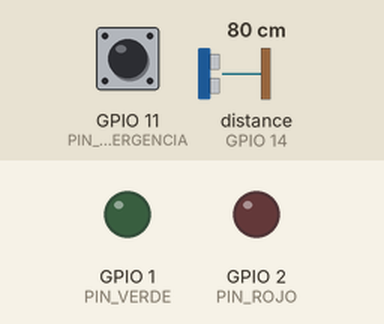
A sketch run on a simulated ESP32-S3. Parts: output pins drawn as LEDs (lit = HIGH). Wiring (inferred from the names in the program): ultrasonic range finder: trigger GPIO 13; echo GPIO 14. Dashed ring = blinking. The inputs (shaded band) are chosen by the test bench; at power-on: GPIO 11 (PIN_BOTON_EMERGENCIA) HIGH, distance to the obstacle (sensor on GPIO 14) 80 cm. The echo pulse lasts 58.3 µs per cm; WiFi joins after 1.5 s; servers stay silent unless stated; no MQTT or app messages arrive unless stated; pins used as bus, display or sensor lines are not drawn; what the sketch prints to the serial monitor is not drawn.

Above: at 2.7 s.
2.8 s: GPIO 11 (PIN_BOTON_EMERGENCIA) pulled LOW for 0.2 s
At 2.93 s:
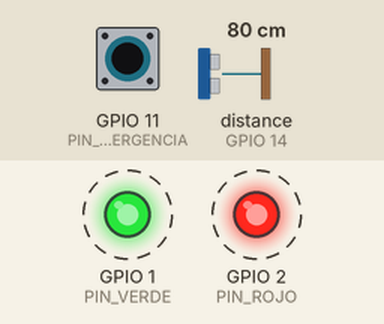
5.8 s: GPIO 11 (PIN_BOTON_EMERGENCIA) pulled LOW for 1 s
8.3 s: distance to the obstacle (sensor on GPIO 14) set to 12 cm
9.9 s: distance to the obstacle (sensor on GPIO 14) set to 9 cm
At 11.7 s:
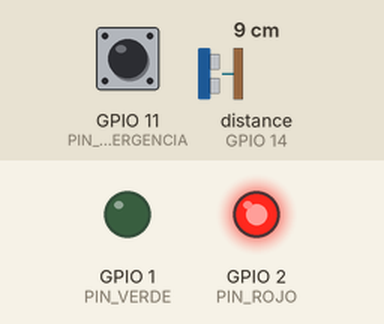
12.0 s: distance to the obstacle (sensor on GPIO 14) set to 18 cm
At 13.5 s:
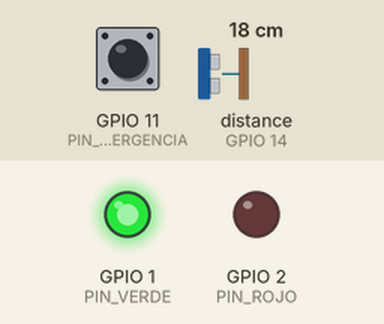
14.1 s: distance to the obstacle (sensor on GPIO 14) set to 2 cm
At 15.3 s:
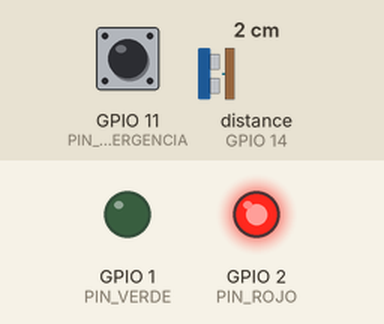
Timing chart, 0 to 17.1 s (numbered marks = the images above; inputs shaded):
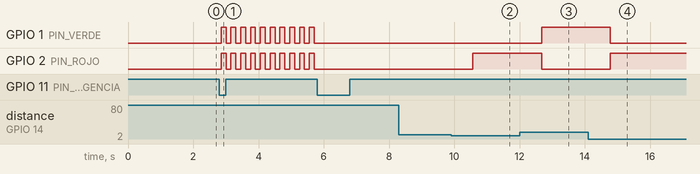

Measured:
- the behaviour switches between 11 and 10 cm on distance to the obstacle (sensor on GPIO 14) (found by bisection; images 1 and 2)
- after the input at 2.8 s, GPIO 1 (PIN_VERDE), GPIO 2 (PIN_ROJO): alternates HIGH for 0.15 s and LOW for 0.15 s, starting after 0.06 s
- after the input at 5.8 s, every drawn part: stays the same
- after the input at 8.3 s, every drawn part: stays the same
- after the input at 9.9 s, GPIO 2 (PIN_ROJO): LOW → HIGH after 0.67 s
- after the input at 12.0 s, GPIO 1 (PIN_VERDE): LOW → HIGH after 0.67 s; GPIO 2 (PIN_ROJO): HIGH → LOW after 0.67 s
- after the input at 14.1 s, GPIO 1 (PIN_VERDE): HIGH → LOW after 0.68 s; GPIO 2 (PIN_ROJO): LOW → HIGH after 0.68 s

The sketch:

Cajas.ino
```cpp
#include <Arduino.h>
#include <WiFi.h>
#include <PubSubClient.h>

#include "estructura_buffer.h"
#include "conexion_mqtt.h"

#define TRIGPIN 13
#define ECHOPIN 14
#define PIN_ROJO 2
#define PIN_VERDE 1
#define PIN_BOTON_EMERGENCIA 11

#define MAX_DISTANCE 700

#define TIEMPO_PAUSA_DE_TAREAS 3000

const float UMBRAL_CAJA = 10.0f; // en cm

static TaskHandle_t medir_sensor_handle = NULL;
static TaskHandle_t productor_handle = NULL;
static TaskHandle_t consumidor_handle = NULL;


portMUX_TYPE sensor_data_access = portMUX_INITIALIZER_UNLOCKED;

//variables globales
volatile float Distancia_leida_raw = 0.0f;
volatile float Distancia_extraida_buffer = 0.0f;

//isr variables
volatile bool Seta_ISR = false;
volatile bool Estado_ISR = false;


// variable de estado para MQTT
bool hay_caja_actualmente = false;

// prototipos de funciones y tareas
void IRAM_ATTR isr();
void conectarWIFI();
void conectarMQTT();
float getSonar();

static void Medir_Sensor_task(void * pvParameters);
static void Productor_task(void * pvParameters);
static void Consumidor_task(void * pvParameters);

void setup()
{
  Serial.begin(115200);

  pinMode(TRIGPIN, OUTPUT);
  pinMode(ECHOPIN, INPUT);
  pinMode(PIN_ROJO, OUTPUT);
  pinMode(PIN_VERDE, OUTPUT);

  //boton emergencia
  pinMode(PIN_BOTON_EMERGENCIA, INPUT_PULLUP);
  attachInterrupt(PIN_BOTON_EMERGENCIA, isr, FALLING);

  buf.bufIN = 0; buf.bufOUT = 0; buf.bufCount = 0;

  conectarWIFI();
  client.setServer(mqtt_broker, 1883);

  // Crear Tareas
  xTaskCreate(Medir_Sensor_task, "Medir", 4096, NULL, 1, &medir_sensor_handle);
  xTaskCreate(Productor_task, "Productor", 4096, NULL, 2, &productor_handle);
  xTaskCreate(Consumidor_task, "Consumidor", 4096, NULL, 3, &consumidor_handle);
}

void loop()
{
    if (!client.connected())
    {
        conectarMQTT();
    }
    client.loop();

  //entraria en seccion del boton de emergencia
    if(Estado_ISR)
    {
        Estado_ISR = false;
        if(Seta_ISR)
        {
            Serial.println("SETA ON");
            client.publish(station_command_topic, MENSAJE_ACTIVAR_SETA);
            for(uint8_t blink = 0; blink < 10; blink++)
            {
                digitalWrite(PIN_ROJO, HIGH);
                digitalWrite(PIN_VERDE, HIGH);
                vTaskDelay(pdMS_TO_TICKS(150));
                digitalWrite(PIN_ROJO, LOW);
                digitalWrite(PIN_VERDE, LOW);
                vTaskDelay(pdMS_TO_TICKS(150));
            }
        }
        else
        {
        Serial.println("SETA OFF");
        client.publish(station_command_topic, MENSAJE_DESACTIVAR_SETA);
        }
    }

    while(Seta_ISR)
    {
      delay(TIEMPO_PAUSA_DE_TAREAS);
    }


    // extrae la última distancia procesada por el buffer
    portENTER_CRITICAL(&sensor_data_access);
    float distancia_final = Distancia_extraida_buffer;
    portEXIT_CRITICAL(&sensor_data_access);


    // Lógica de detección por cambio de estado
    if (distancia_final > 0.1 && distancia_final < UMBRAL_CAJA)
    {
        if (!hay_caja_actualmente)
        {
        hay_caja_actualmente = true;
        digitalWrite(PIN_ROJO, HIGH);
        digitalWrite(PIN_VERDE, LOW);
        client.publish(station_command_topic, MENSAJE_CAJA);
        Serial.println(">>> MQTT: Caja_detectada");
        }
    }
    else
    {
        if (hay_caja_actualmente)
        {
        hay_caja_actualmente = false;
        digitalWrite(PIN_ROJO, LOW);
        digitalWrite(PIN_VERDE, HIGH);
        client.publish(station_command_topic, MENSAJE_NOCAJA);
        Serial.println(">>> MQTT: Mesa_vacia");
        }
    }

    delay(100);
}


void IRAM_ATTR isr()
{
    static uint32_t tiempo_final;
    uint32_t tiempo_inicio = millis();

    if( (tiempo_final - tiempo_inicio) > 1000)
    {
        Seta_ISR = !Seta_ISR;
        Estado_ISR = true;
    }
    tiempo_final = tiempo_inicio;

}

//Tareas

static void Medir_Sensor_task(void * pvParameters)
{
  for (;;)
    {
        while(Seta_ISR)
        {
            delay(TIEMPO_PAUSA_DE_TAREAS);
        }
        float d = getSonar();
        portENTER_CRITICAL(&sensor_data_access);
        Distancia_leida_raw = d;
        portEXIT_CRITICAL(&sensor_data_access);
        vTaskDelay(pdMS_TO_TICKS(150));
    }
}

static void Productor_task(void * pvParameters)
{
    for (;;)
    {
        while(Seta_ISR)
        {
            delay(TIEMPO_PAUSA_DE_TAREAS);
        }
        float valor;
        portENTER_CRITICAL(&sensor_data_access);
        valor = Distancia_leida_raw;
        portEXIT_CRITICAL(&sensor_data_access);

        put_item(valor);
        vTaskDelay(pdMS_TO_TICKS(500));
    }
}

static void Consumidor_task(void * pvParameters)
{
  float item;
  for (;;)
    {
        while(Seta_ISR)
        {
            delay(TIEMPO_PAUSA_DE_TAREAS);
        }

        if (get_item(&item) == 0)
        {
        portENTER_CRITICAL(&sensor_data_access);
        Distancia_extraida_buffer = item;
        portEXIT_CRITICAL(&sensor_data_access);
        }
        vTaskDelay(pdMS_TO_TICKS(300));
    }
}
```

conexion_mqtt.h
```cpp
#ifndef CONEXION_MQTT_H
#define CONEXION_MQTT_H

#include <WiFi.h>
#include <PubSubClient.h>

#define MENSAJE_CAJA "Detecto_Caja"
#define MENSAJE_NOCAJA "No_Detecto_Caja"

#define MENSAJE_ACTIVAR_SETA "EMERGENCIA"
#define MENSAJE_DESACTIVAR_SETA "LIBERANDO"

//configuracion mqtt
const char *ssid = "UPV-PSK"; //recordar cambiar
const char *password = "giirob-pr2-2023";

const char *mqtt_broker = "broker.emqx.io";
const char *station_command_topic = "giirob/pr2/station/mesa/commands/DecCaja"; // solo enviar

const char *mqtt_username = "giirob222";
const char *mqtt_password = "UPV2024";
const int mqtt_port = 1883;

//variable global del wifi
WiFiClient espClient;
PubSubClient client(espClient);

#endif
```

conexiones.ino
```cpp
#include <WiFi.h>
#include <PubSubClient.h>

#include "conexion_mqtt.h"

void conectarWIFI()
{
  WiFi.begin(ssid, password);
  Serial.print("Conectando WiFi");
  while (WiFi.status() != WL_CONNECTED)
    {
    delay(500);
    Serial.print(".");
    }
  Serial.println("\nWiFi OK");
}

void conectarMQTT()
{
  while (!client.connected())
  {
    Serial.print("Conectando a MQTT...");

    if (client.connect("ESP32_S3", mqtt_username, mqtt_password))
    {
      Serial.println("conectado");
      client.subscribe(station_command_topic);
    }
    else
    {
      Serial.print("fallo, rc=");
      Serial.print(client.state());
      Serial.println(" reintentando en 2s");
      delay(2000);
    }
  }

}
```

estructura_buffer.h
```cpp
#ifndef ESTRUCTURA_BUFFER_H
#define ESTRUCTURA_BUFFER_H


#define BUFFER_SIZE 10

struct Buffer_Circ
{
  float buffer[BUFFER_SIZE];
  uint16_t bufIN;
  uint16_t bufOUT;
  uint32_t bufCount;
};
Buffer_Circ buf;

#endif
```

estructura_buffer.ino
```cpp
#include "estructura_buffer.h"
portMUX_TYPE buffer_access = portMUX_INITIALIZER_UNLOCKED;
float put_item(float item)
{
  portENTER_CRITICAL(&buffer_access);

  if (buf.bufCount == BUFFER_SIZE)
   {
    portEXIT_CRITICAL(&buffer_access);
    return -1.0f;
  }
  buf.buffer[buf.bufIN] = item;
  buf.bufIN = (buf.bufIN + 1) % BUFFER_SIZE;
  buf.bufCount++;

  portEXIT_CRITICAL(&buffer_access);
  return 0.0f;
}

float get_item(float * item)
{
  portENTER_CRITICAL(&buffer_access);

  if (buf.bufCount == 0)
  {
    portEXIT_CRITICAL(&buffer_access);
    return -1.0f;
  }
  *item = buf.buffer[buf.bufOUT];
  buf.bufOUT = (buf.bufOUT + 1) % BUFFER_SIZE;
  buf.bufCount--;

  portEXIT_CRITICAL(&buffer_access);
  return 0.0f;
}
```

ultrasonidos.ino
```cpp
float getSonar()
{
  digitalWrite(TRIGPIN, HIGH);
  delayMicroseconds(10);
  digitalWrite(TRIGPIN, LOW);
  uint32_t pingTime = pulseIn(ECHOPIN, HIGH, (MAX_DISTANCE * 60));
  return (float)pingTime * 340.0f / 2.0f / 10000.0f;
}
```
